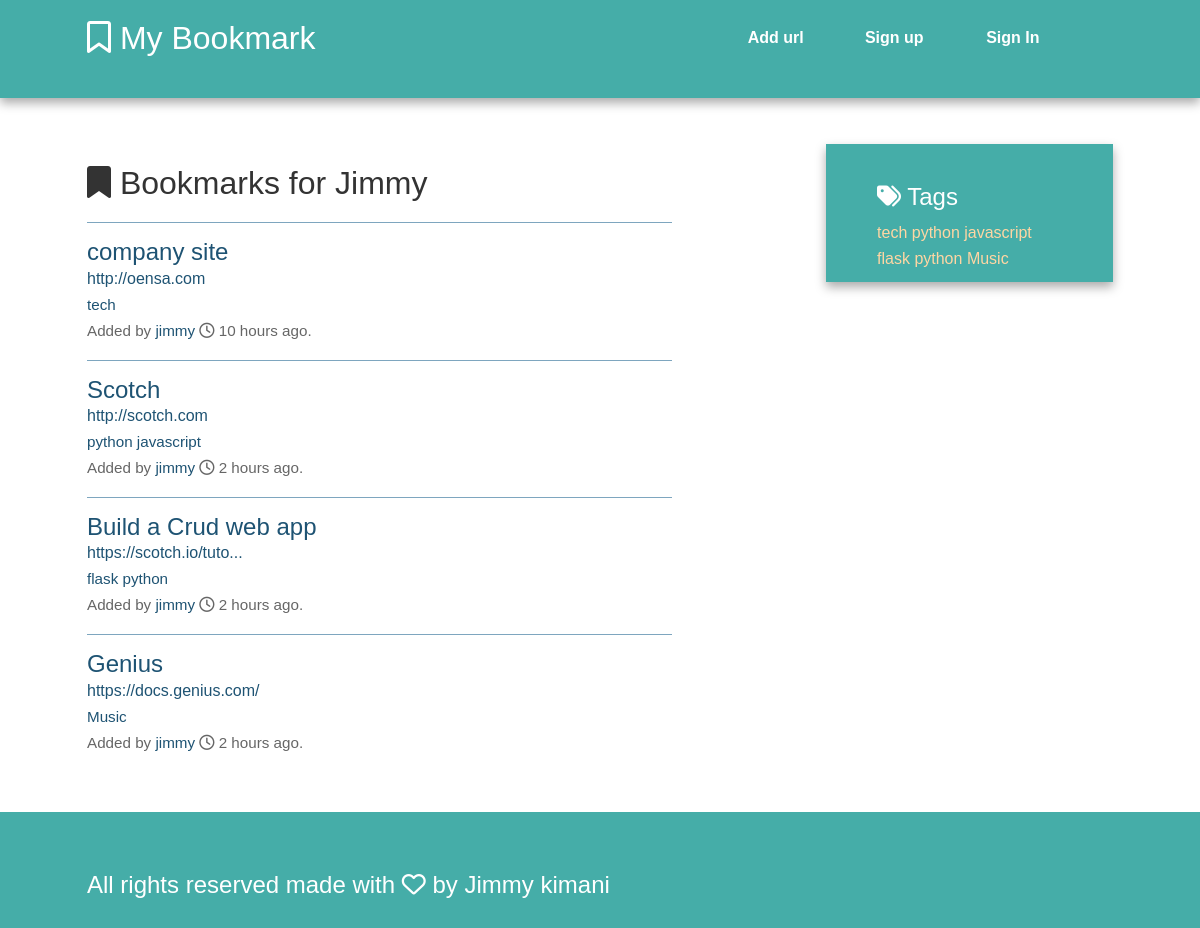
/user/jimmy, run on an earlier commit of the app's database.
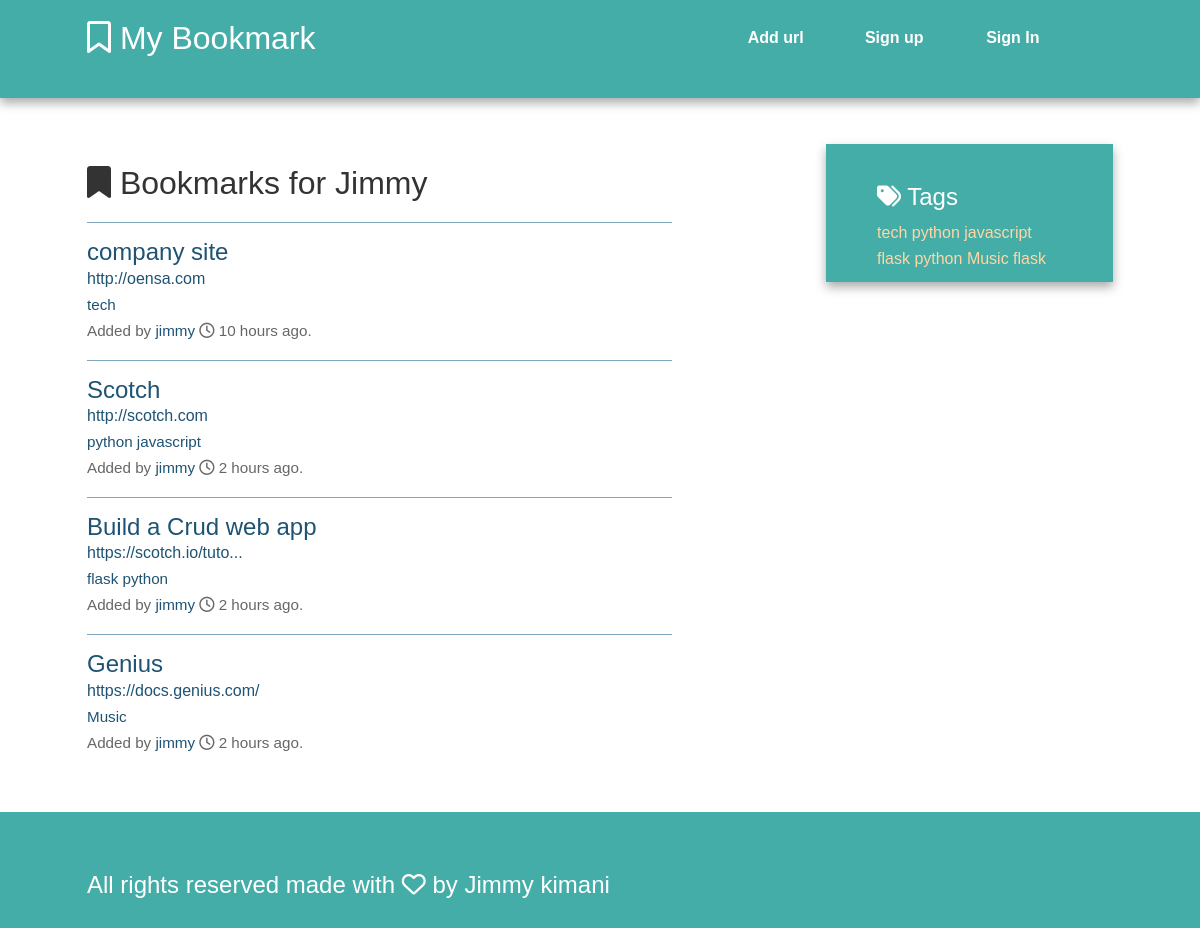
And on a later commit of the database.
### thermo/models.py (models this page shows, shortened)
class User(db.Model, UserMixin):
    id = db.Column(db.Integer, primary_key=True)
    username = db.Column(db.String(80), unique=True)
    email = db.Column(db.String(120), unique=True)
    bookmarks = db.relationship('Bookmark', backref='user', lazy='dynamic')
    password_hash = db.Column(db.String)
    @property
    def password(self):
        raise AttributeError('password is not a readable attribute')

class Bookmark(db.Model):
    id = db.Column(db.Integer, primary_key=True)
    url = db.Column(db.Text, nullable=False)
    date = db.Column(db.DateTime, default=datetime.utcnow)
    description = db.Column(db.String(300))
    user_id = db.Column(db.Integer, db.ForeignKey('user.id'), nullable=False)
    _tags = db.relationship('Tag', secondary=tags, backref=db.backref('bookmarks', lazy='dynamic'))
    @property
    def tags(self):
        return ",".join([t.name for t in self._tags])
    @tags.setter
    def tags(self, string):
        if string:
            self._tags = [Tag.get_or_create(name) for name in string.split(',')]

class Tag(db.Model):
    id = db.Column(db.Integer, primary_key=True)
    name = db.Column(db.String(25), nullable=False, unique=True, index=True)
    @staticmethod
    def all():
        return Tag.query.all()
    def __repr__(self):
        return self.name

### thermo/views.py (the view)
@app.route('/user/<username>')
def user(username):
    user = User.query.filter_by(username=username).first_or_404()
    return render_template('user.html',user=user)

### thermo/views.py (called while the page is built)
@app.context_processor
def inject_tags():
    return dict(all_tags=Tag.all)

### thermo/templates/user.html (shortened to what this page needs)
{% extends "base.html" %}
{% block content %}
<article>
<header>
<h1><i class="fa fa-bookmark" aria-hidden="true"></i>  Bookmarks for {{ user.username | capitalize}}  </h1>
        {% if user.bookmarks.count() > 0 %}
            {% with bookmarks =user.bookmarks %}
                  {% include 'bookmark_list.html' %}
        {% endwith %}
        {% else %}
        This user has not added any bookmarks yet.
        {% endif %}
</header>
</article>
{% endblock %}

### thermo/templates/base.html (shortened to what this page needs)
<!doctype html>
<html class="no-js" lang="">
    <head>
        <link href="https://maxcdn.bootstrapcdn.com/bootstrap/3.3.7/css/bootstrap.min.css" rel="stylesheet">
        <link rel="stylesheet" href= '{{ url_for('static', filename='normalize.min.css')}}'>
        <link rel="stylesheet" href= '{{ url_for('static', filename='main.css')}}'>
    </head>
    <body>
        <div class="header-container">
            <header class="wrapper clearfix">
            <a href="{{ url_for('index') }}"><h1 class="title"> <i class="fa fa-bookmark-o" aria-hidden="true"></i> My Bookmark</h1></a>
                <nav>
                    <ul>
                        <li><a href="{{url_for('add')}}">Add url</a></li>
                        {% if current_user.is_authenticated%}
                        <li> <a href="{{ url_for('user', username=current_user.username) }}">My Links</a></li>
                        <li><a href="{{ url_for('logout')}}"> Sign out</a></li>
                        {% else %}
                        <li><a href="{{ url_for('signup')}}">Sign up </a> </i>
                         <li><a href="{{ url_for('login')}}"> Sign In</a></li>
                        {% endif %}
                    </ul>
                </nav>
            </header>
        </div>
        <div class="main-container">
            <div class="main wrapper clearfix">
                {% block content %}
                {% endblock %}
                {% block sidebar %}
                 <aside>
                    <h3><i class="fa fa-tags" aria-hidden="true"></i>  Tags</h3>
                     {% for t in all_tags() %}
                     <a href= "{{  url_for('tag', name=t)}}">{{ t }}</a>
                     {% endfor %}
                </aside>
                {% endblock  %}
                </div>
        </div>
        <div class="footer-container">
            <footer class="wrapper">
                <h3>All rights reserved made with <i class="fa fa-heart-o"> </i>  by Jimmy kimani</h3>
            </footer>
        </div>
    </body>
</html>

### thermo/templates/bookmark_list.html (shortened to what this page needs)
<ul class='bookmarks'>
    {% for bookmark in bookmarks %}
    <li>
        <a class='header' href="{{ bookmark.url}}">
            <h3 class="description">
                {{ bookmark.description|truncate(50, killwords=True) }}
                </h3>
                <span class='url'>
                    {{ bookmark.url|truncate(25, killwords=True) }}
                 </span>
                     </a>
                <div class='info'>
                    <span class="tags">
                        {% if bookmark.tags %}
                        {% for t in bookmark._tags %}
                            <a href="{{ url_for('tag', name=t)}}">{{ t }}</a>
                            {% endfor %}
                        {% else %} No tags.
                        {% endif %}
                    </span>
                    <br>
                    Added by <a href="{{ url_for('user', username=bookmark.user.username) }}">
                    {{ bookmark.user.username}}
                    </a> <i class="fa fa-clock-o" aria-hidden="true"></i>
                    {{ moment(bookmark.date).fromNow() }}.
                </div>
    </li>
    {% endfor %}
    </ul>

### thermo/static/main.css (style rules this page uses)
html { color: #222; font-size: 1em; line-height: 1.4; }
body { font: 16px/26px Helvetica, Helvetica Neue, Arial; }
.wrapper { width: 90%; margin: 0 5%; }
.header-container { border-bottom: 20px solid #45ada8; }
.footer-container, .main aside { border-top: 20px solid#45ada8; }
.header-container, .footer-container, .main aside { background: #45ada8; }
.title { color: white; }
nav ul { margin: 0; padding: 0; list-style-type: none; }
nav a { display: block; margin-bottom: 10px; padding: 15px 0; text-align: center; text-decoration: none; font-weight: bold; color: white; background: #45ada8 }
.main { padding: 30px 0; }
.main article h1 { font-size: 2em; }
.main aside { color: white; padding: 0px 5% 10px; }
.footer-container footer { color: white; padding: 20px 0; }
a, a:visited { color:#1e5373 }
aside a { color: #ffd6a3; }
.main aside h3, footer h3, footer a, footer a:visited { color: white }
@media only screen and (min-width: 480px) { nav a { float: left; width: 27%; margin: 0 1.7%; padding: 25px 2%; margin-bottom: 0; } }
@media only screen and (min-width: 480px) { nav li:first-child a { margin-left: 0; } }
@media only screen and (min-width: 480px) { nav li:last-child a { margin-right: 0; } }
@media only screen and (min-width: 480px) { ul.bookmarks { list-style:none none; padding-left: 0; } }
@media only screen and (min-width: 480px) { ul.bookmarks li { padding-bottom: .5em; border-top:1px solid #7ea6bf; padding: 1em 0; } }
@media only screen and (min-width: 480px) { a.header h3 { margin:0 0; } }
@media only screen and (min-width: 480px) { div.info { font-size: .95em; color: #666666 } }
@media only screen and (min-width: 480px) { nav ul li { display: inline; } }
@media only screen and (min-width: 768px) { .header-container, .main aside { -webkit-box-shadow: 0 5px 10px #aaa; -moz-box-shadow: 0 5px 10px #aaa; box-shadow: 0 5px 10px #aaa; } }
@media only screen and (min-width: 768px) { .title { float: left; } }
@media only screen and (min-width: 768px) { nav { float: right; width: 38%; } }
@media only screen and (min-width: 768px) { .main article { float: left; width: 57%; } }
@media only screen and (min-width: 768px) { .main aside { float: right; width: 28%; } }
@media only screen and (min-width: 1140px) { .wrapper { width: 1026px; margin: 0 auto; } }
.clearfix:before, .clearfix:after { content: " "; display: table; }
.clearfix:after { clear: both; }
.clearfix { *zoom: 1; }

What changed in the data, as far as the page shows it:
changed Bookmark "Build a Crud web app": gains Tag (name "python"); loses Tag (name "flask python")
added Tag: name "flask"
